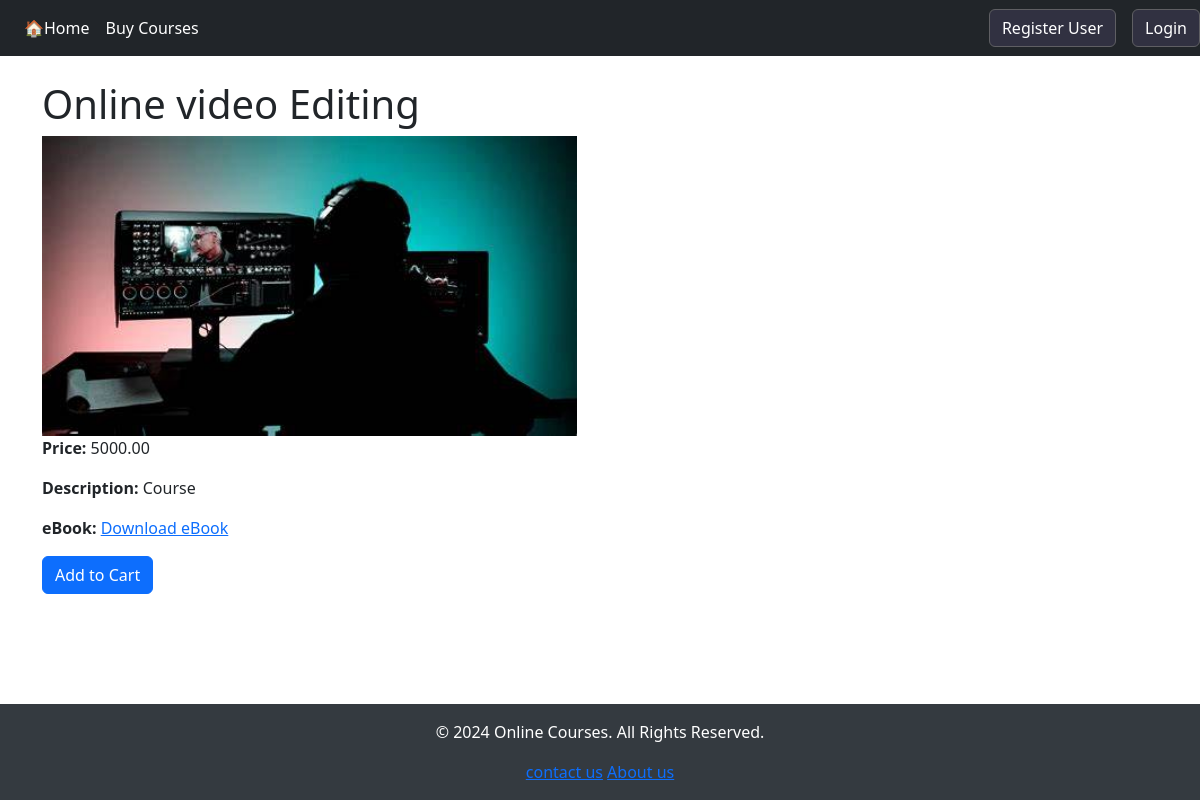
The page /course/8/ on the database its author committed.
### products/models.py (models this page shows, shortened)
class Course(models.Model):
    name = models.CharField(max_length=100)
    description = models.TextField(default="Course")
    price = models.DecimalField(max_digits=10, decimal_places=2, null=True, blank=True)
    video = models.FileField(upload_to='lectures/videos/', null=True, blank=True)
    ebook = models.FileField(upload_to='lectures/notes/')
    image = models.ImageField(upload_to='lectures/images/', null=True, blank=True)
    created_at = models.DateTimeField(default=now)  # New field to track creation time

### EduHelp/views.py (the view)
# urls.py: path('course/<int:course_id>/', views.course_detail, name='course_detail'),
def course_detail(request, course_id):
    course = get_object_or_404(Course, id=course_id)  # Retrieve the specific course by ID
    return render(request, 'components/course_detail.html', {
        'course': course,
    })

### templates/components/course_detail.html (shortened to what this page needs)
{% extends 'base.html' %}
{% block content %}
<div class="container mt-4">
    <h1>{{ course.name }}</h1>
    <img src="{{ course.image.url }}" alt="{{ course.name }}" class="img-fluid" style="height: 300px; object-fit: cover;">
    <p><strong>Price:</strong> {{ course.price }}</p>
    <p><strong>Description:</strong> {{ course.description }}</p>
    {% if course.ebook %}
        <p><strong>eBook:</strong> <a href="{{ course.ebook.url }}" download>Download eBook</a></p>
    {% endif %}
    <a href="{% url 'add_to_cart' course.id %}" class="btn btn-primary">Add to Cart</a>
</div>
{% endblock %}

### rows shown on the page
Course: name "Online video Editing", image (picture), price "5000.00", description "Course"
